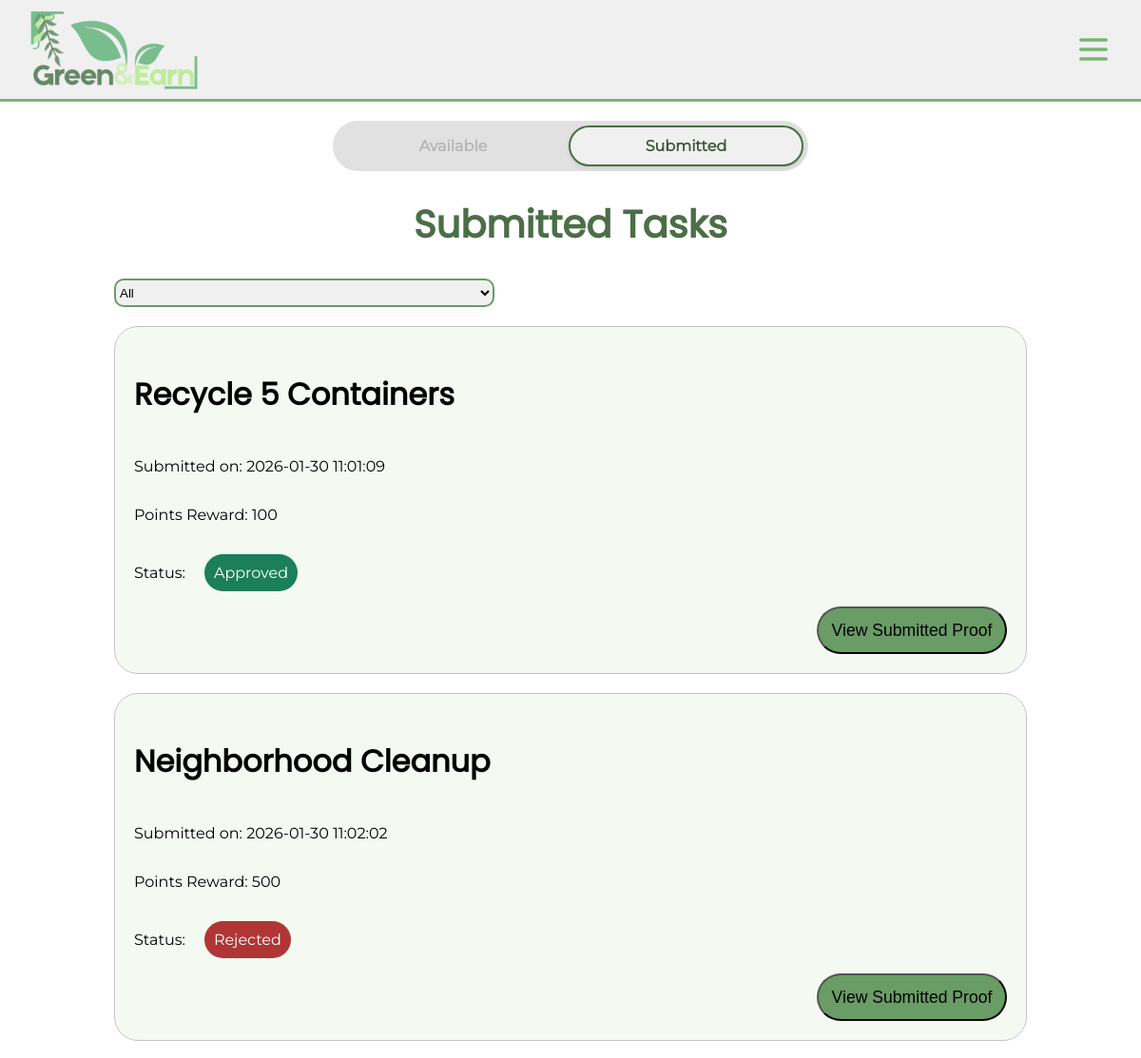
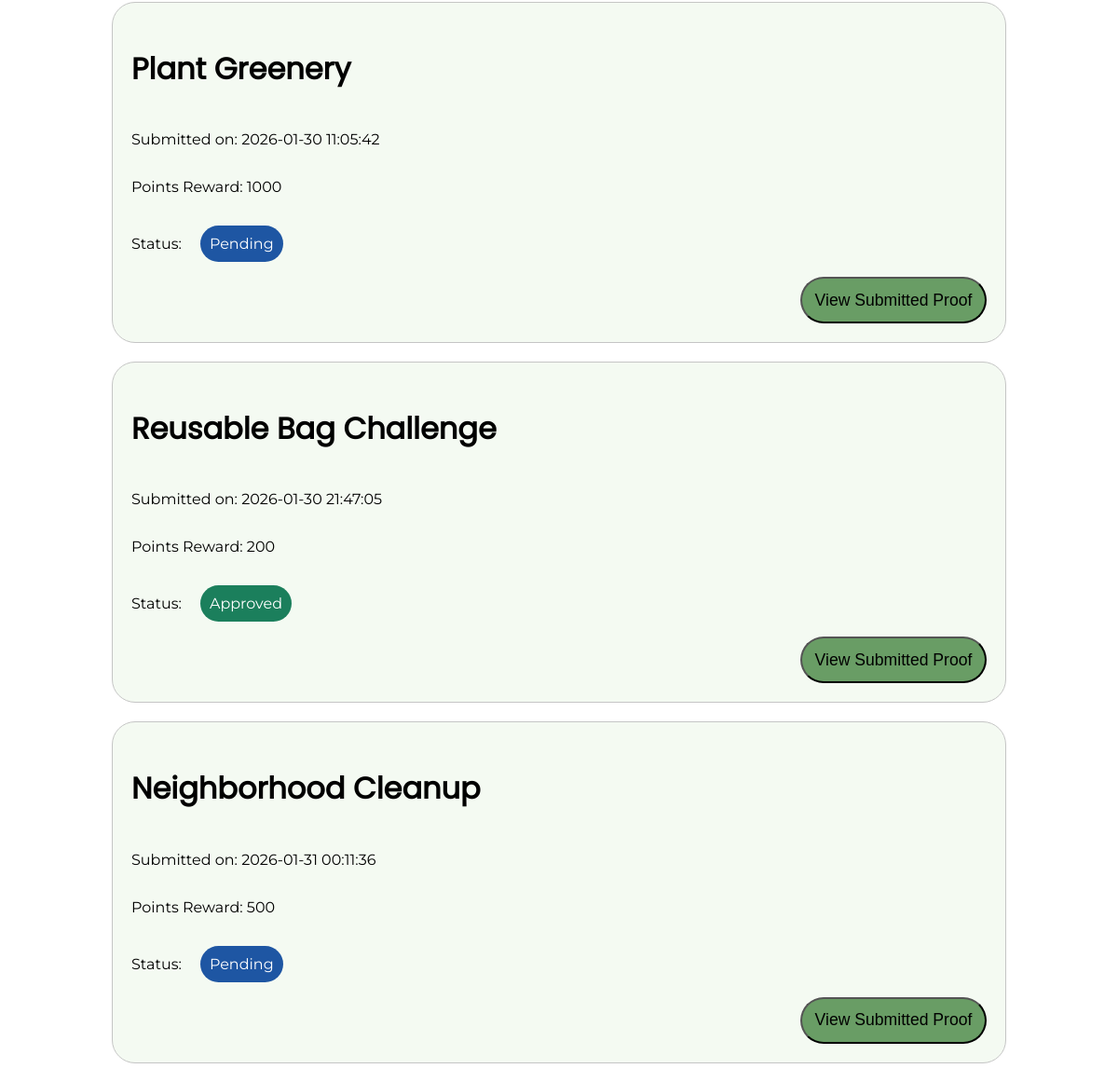
Page /php/member/memberTaskList.php?view=submitted (signed in) on the committed database (2 pictures, top to bottom).
### tables this page shows
CREATE TABLE `activity_submission` (
  `submission_id` int(11) UNSIGNED NOT NULL,
  `user_id` int(11) UNSIGNED NOT NULL,
  `moderator_id` int(11) UNSIGNED DEFAULT NULL,
  `activity_id` int(11) UNSIGNED NOT NULL,
  `proof` varchar(255) NOT NULL,
  `status` varchar(20) NOT NULL,
  `submission_time` datetime NOT NULL DEFAULT current_timestamp()
);

CREATE TABLE `activity` (
  `activity_id` int(11) UNSIGNED NOT NULL,
  `admin_id` int(11) UNSIGNED NOT NULL,
  `title` varchar(100) NOT NULL,
  `description` text DEFAULT NULL,
  `points_awarded` int(11) NOT NULL,
  `status` varchar(50) NOT NULL,
  `start_date` date NOT NULL,
  `end_date` date NOT NULL
);

### php/member/memberTaskList.php (the view, shortened to what this page needs)
<?php
    include "../include/conn.php";
    $user_id = $_SESSION['user_id'];
    $today = date("Y-m-d");
    $view = isset($_GET['view'])? $_GET['view']:'available';
    if($view=='available'){
        $sqlGet = "SELECT * FROM activity
                   WHERE status = 'Active'
                   AND '$today' BETWEEN start_date AND end_date
                   AND activity_id NOT IN (
                       SELECT activity_id
                       FROM activity_submission
                       WHERE user_id = ?
                       AND (status = 'Pending' OR status = 'Approved')
                   )";
        $stmtGet = mysqli_prepare($dbConn, $sqlGet);
        mysqli_stmt_bind_param($stmtGet, "i", $user_id);
        mysqli_stmt_execute($stmtGet);
        $resultGet = mysqli_stmt_get_result($stmtGet);
        mysqli_stmt_close($stmtGet);
    }
    elseif($view == 'submitted'){
        $sqlGet= "SELECT s.status, s.submission_time, a.title, a.points_awarded, s.proof
                  FROM activity_submission s
                  JOIN activity a on s.activity_id = a.activity_id
                  WHERE s.user_id = ?";
        $stmtGet = mysqli_prepare($dbConn, $sqlGet);
        mysqli_stmt_bind_param($stmtGet, "i", $user_id);
        mysqli_stmt_execute($stmtGet);
        $resultGet = mysqli_stmt_get_result($stmtGet);
    }
?>
<!DOCTYPE html>
<html lang="en">
<head>
    <link rel="stylesheet" href="../../css/style.css">
    <link rel="stylesheet" href="../../css/header.css">
    <link rel="stylesheet" href="../../css/member.css">
</head>
<body>
    <?php
        include "../include/header.php";
    ?>
    <div class="viewToggle">
        <a href="?view=available" class="<?php echo ($view == 'available')? 'active':'' ?>">Available</a>
        <a href="?view=submitted" class="<?php echo ($view == 'submitted')? 'active':'' ?>">Submitted</a>
    </div>
    <?php if($view=='available'):?>
        <h1>Available Tasks</h1>
        <div class="taskContainer">
            <?php if(mysqli_num_rows($resultGet)>0):?>
                <?php while($activity_info = mysqli_fetch_assoc($resultGet)):?>
                    <div class="card taskCard">
                        <h2><?php echo $activity_info['title']?></h2>
                        <p>Points Reward: <?php echo $activity_info['points_awarded'];?></p>
                        <p>Task Due Date: <?php echo $activity_info['end_date'];?></p>
                        <button
                            type="button"
                            class="openSubmissionModalBtn"
                            data-id="<?php echo $activity_info['activity_id']; ?>"
                            data-title="<?php echo htmlspecialchars($activity_info['title'], ENT_QUOTES); ?>"
                            data-desc="<?php echo htmlspecialchars($activity_info['description'], ENT_QUOTES); ?>"
                            data-points="<?php echo $activity_info['points_awarded']; ?>"
                        >
                            Submit
                        </button>
                    </div>
                <?php endwhile?>
            <?php else:?>
                <?php echo("<h2>No tasks available right now!</h2>");?>
            <?php endif?>
        </div>
        <div class="modal" id="submitTask">
            <div class="modalContent" id="submissionModal">
                <button class="closeModalBtn" id="closeModalBtn">
                    <svg width="30px" height="30px" viewBox="0 0 24 24" fill="none" xmlns="http://www.w3.org/2000/svg">
                        <path d="M19 5L4.99998 19M5.00001 5L19 19" stroke="#1a5021" stroke-width="3" stroke-linecap="round" stroke-linejoin="round"/>
                    </svg>
                </button>
                <div id="submissionWindow">
                    <h1 id="activityTitle"></h1>
                    <p id="activityDescription"></p>
                    <h2 id="activityPoints"></h2>
                    <form action="" method="POST" enctype="multipart/form-data">
                        <input type="hidden" name="activity_id" id="activity_id" value="">
                        <label>Upload Proof (Image):</label>
                        <input type="file" name="proof_img" required accept="image/*">
                        <button id="submitProofBtn" type="submit">Submit</button>
                    </form>
                </div>
            </div>
        </div>
    <?php elseif($view=='submitted'):?>
        <h1>Submitted Tasks</h1>
        <div class="taskContainer">
            <?php if(mysqli_num_rows($resultGet)>0):?>
                <select class="filter" id="submissionFilter">
                    <option value="All">All</option>
                </select>
                <?php while($submission_info = mysqli_fetch_assoc($resultGet)):?>
                    <div class="card taskCard" data-status="<?php echo $submission_info['status'];?>">
                        <h2><?php echo $submission_info['title']?></h2>
                        <p>Submitted on: <?php echo $submission_info['submission_time'];?></p>
                        <p>Points Reward: <?php echo $submission_info['points_awarded'];?></p>
                        <div class="tstatusContainer">
                            <p>Status:</p>
                            <p class="taskStatus <?php echo $submission_info['status']?>"><?php echo $submission_info['status']?></p>
                        </div>
                        <button
                            class="viewSubmissionBtn"
                            data-img="<?php echo $submission_info['proof']?>">
                            View Submitted Proof
                        </button>
                    </div>
                <?php endwhile?>
            <?php else:?>
                <?php echo("<h2>No submmited task!</h2>");?>
            <?php endif?>
        </div>
    <?php endif?>
</body>
</html>

### php/include/header.php (shortened to what this page needs)
<header>
    <img id="logo" src="../../assets/Page Title.png" alt="Green&Earn">
    <button id="hamburger">
    </button>
</header>

### css/style.css (style rules this page uses)
:root { --fs-h1: clamp(1.75rem, 3vw + 1rem, 2.5rem); --fs-h2: clamp(1.5rem, 2.5vw + 1rem, 2rem); --fs-h3: clamp(1.25rem, 2vw + 1rem, 1.75rem); --fs-body: clamp(0.9375rem, 0.5vw + 0.8rem, 1rem); --fs-small: clamp(0.8125rem, 0.5vw + 0.7rem, 0.875rem); --font-heading: 'poppins',sans-serif; --font-body: 'montserrat',sans-serif; --clr-dark-a0: #000000; --clr-light-a0: #ffffff; --clr-primary-a0: #89cf84; --clr-primary-a10: #79b675; --clr-primary-a20: #699d65; --clr-primary-a30: #5a8557; --clr-primary-a40: #4b6e48; --clr-primary-a50: #3d573a; --clr-surface-a0: #ffffff; --clr-surface-a10: #f0f0f0; --clr-surface-a20: #e1e1e1; --clr-surface-a30: #d3d3d3; --clr-surface-a40: #c5c5c5; --clr-surface-a50: #b6b6b6; --clr-surface-tonal-a0: #f4faf2; --clr-surface-tonal-a10: #e6ece5; --clr-surface-tonal-a20: #d9ded8; --clr-surface-tonal-a30: #ccd0cb; --clr-surface-tonal-a40: #bfc2be; --clr-surface-tonal-a50: #b2b4b1; --clr-backdrop: rgba(0, 0, 0, 0.3); --clr-success-a0: #1b7f5c; --clr-warning-a0: #b8871f; --clr-danger-a0: #b13535; --clr-info-a0: #1e56a3; --bg-body: var(--clr-surface-a0); --bg-card: var(--clr-surface-a10); --bg-highlight: var(--clr-surface-tonal-a0); --border-main: var(--clr-surface-a20); --text-main: var(--clr-dark-a0); --text-main-invert: var(--clr-light-a0); --text-muted: var(--clr-surface-a50); --text-on-primary: var(--clr-dark-a0); }
body { text-align: center; margin: 0; padding: 0; font-family: var(--font-body); background-color: var(--clr-surface-a0); color: var(--text-main); }
h1 { font-size: var(--fs-h1); font-family: var(--font-heading); color: var(--clr-primary-a40); }
h2 { font-size: var(--fs-h2); font-family: var(--font-heading); }
p { font-size: var(--fs-body); }
a { color: var(--text-main); font-size: var(--fs-body); font-family: var(--font-body); font-weight: bold; text-decoration: none; transition: color 0.3s ease; }

### css/header.css (style rules this page uses)
header { background-color: var(--clr-surface-a10); border-bottom: 3px solid var(--clr-primary-a10); padding: 10px 30px; display: flex; justify-content: space-between; align-items: center; position: sticky; top: 0; z-index: 1000; }
#logo { border: none; max-width: 180px; height: auto; }
#hamburger { display: none; background: none; border: none; padding: 0; cursor: pointer; color: var(--clr-primary-a10); }
#hamburger svg { width: 40px; height: 40px; }
.icon { font-size: 50px; }
@media (max-width: 1200px) { #hamburger { display: flex; } }

### css/member.css (style rules this page uses)
* { box-sizing: border-box; }
.card { background-color: var(--bg-highlight); border: 1px solid var(--clr-surface-a40); transition: background-color 0.5s; }
.filter { width: 50%; max-width: 400px; height: 30px; border-radius: 10px; border: 2px solid var(--clr-primary-a20); margin-bottom: 20px; background-color: var(--clr-surface-a10); color: var(--text-main); }
.viewToggle { margin: 20px auto; width: 80%; max-width: 500px; display: flex; justify-content: space-between; align-items: center; background-color: var(--clr-surface-a20); border-radius: 50px; padding: 5px; }
.viewToggle a { flex: 1; text-align: center; text-decoration: none; padding: 10px 0; color: var(--text-muted); border-radius: 40px; transition: all 0.3s ease; }
.viewToggle a.active { background-color: var(--clr-surface-a10); border: 2px solid var(--clr-primary-a40); color: var(--clr-primary-a50); font-weight: bold; box-shadow: 0 2px 5px rgba(0,0,0,0.1); }
.taskContainer { display: flex; flex-direction: column; }
.taskCard { margin-bottom: 20px; align-self: center; border-radius: 25px; width: 80%; display: flex; flex-direction: column; text-align: left; padding: 20px; transition: all 0.5s; }
.taskCard button { background-color: var(--clr-primary-a20); border-radius: 999px; align-self: flex-end; width: 200px; height: 50px; font-size: 1.1rem; transition: background-color 0.5s; }
#submissionFilter { margin-left: 10%; }
.tstatusContainer { display: flex; align-items: center; }
.taskStatus { padding: 10px; border-radius: 20px; margin-left: 20px; color: var(--text-main-invert); }
.taskStatus.Pending { background-color: var(--clr-info-a0); }
.taskStatus.Approved { background-color: var(--clr-success-a0); }
.taskStatus.Rejected { background-color: var(--clr-danger-a0); }

### rows in the picture
activity_submission: activity.title "Recycle 5 Containers", submission_time "2026-01-30 11:01:09", activity.points_awarded "100", status "Approved"
activity_submission: activity.title "Neighborhood Cleanup", submission_time "2026-01-30 11:02:02", activity.points_awarded "500", status "Rejected"
activity_submission: activity.title "Plant Greenery", submission_time "2026-01-30 11:05:42", activity.points_awarded "1000", status "Pending"
activity_submission: activity.title "Reusable Bag Challenge", submission_time "2026-01-30 21:47:05", activity.points_awarded "200", status "Approved"
activity_submission: activity.title "Neighborhood Cleanup", submission_time "2026-01-31 00:11:36", activity.points_awarded "500", status "Pending"
